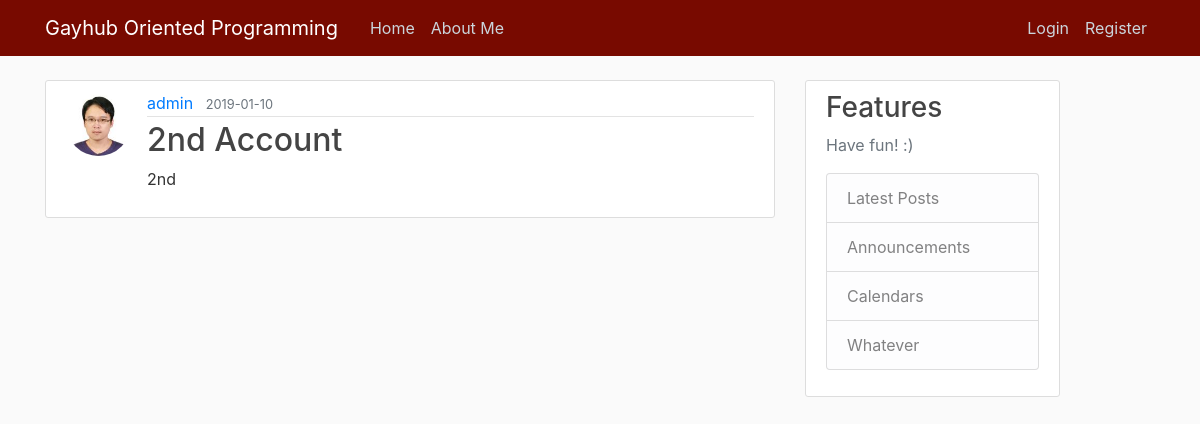
/post/11, run on the app's committed database.
### flaskblog/models.py (models this page shows, shortened)
class User(db.Model, UserMixin):
    id = db.Column(db.Integer, primary_key=True)
    username = db.Column(db.String(30), unique=True, nullable=False)
    email = db.Column(db.String(120), unique=True, nullable=False)
    image_file = db.Column(db.String(20), nullable=False, default='default.jpg')
    password = db.Column(db.String(60), nullable=False)
    posts = db.relationship('Post', backref='author', lazy=True)

class Post(db.Model):
    id = db.Column(db.Integer, primary_key=True)
    title = db.Column(db.String(100), nullable=False)
    date_posted = db.Column(db.DateTime, nullable=False, default=datetime.utcnow)
    content = db.Column(db.Text, nullable=False)
    user_id = db.Column(db.Integer, db.ForeignKey('user.id'), nullable=False)

### flaskblog/routes.py (the view)
@app.route("/post/<int:post_id>")
def post(post_id):
    post = Post.query.get_or_404(post_id)
    return render_template('post.html', title=post.title, post=post)

### flaskblog/templates/post.html (shortened to what this page needs)
{% extends "layout.html" %}
{% block content %}
  <article class="media content-section">
    <img class="rounded-circle article-img" src="{{ url_for('static', filename='profile_pics/' + post.author.image_file) }}">
    <div class="media-body">
      <div class="article-metadata">
        <a class="mr-2" href="{{url_for('user_posts', username=post.author.username)}}">{{ post.author.username }}</a>
        <small class="text-muted">{{ post.date_posted.strftime('%Y-%m-%d') }}</small>
      </div>
      <h2 class="article-title">{{ post.title }}</h2>
      <p class="article-content">{{ post.content }}</p>
    </div>
  </article>
{% endblock content %}

### flaskblog/static/main.css (style rules this page uses)
body { background: #fafafa; color: #333333; margin-top: 5rem; }
h1, h2, h3, h4, h5, h6 { color: #444444; }
.content-section { background: #ffffff; padding: 10px 20px; border: 1px solid #dddddd; border-radius: 3px; margin-bottom: 20px; }
.article-title { color: #444444; }
.article-content { white-space: pre-line; }
.article-img { height: 65px; width: 65px; margin-right: 16px; }
.article-metadata { padding-bottom: 1px; margin-bottom: 4px; border-bottom: 1px solid #e3e3e3 }

### data on the page
User: image_file (picture), author.username "admin"
Post: date_posted "2019-01-10", title "2nd Account", content "2nd"
